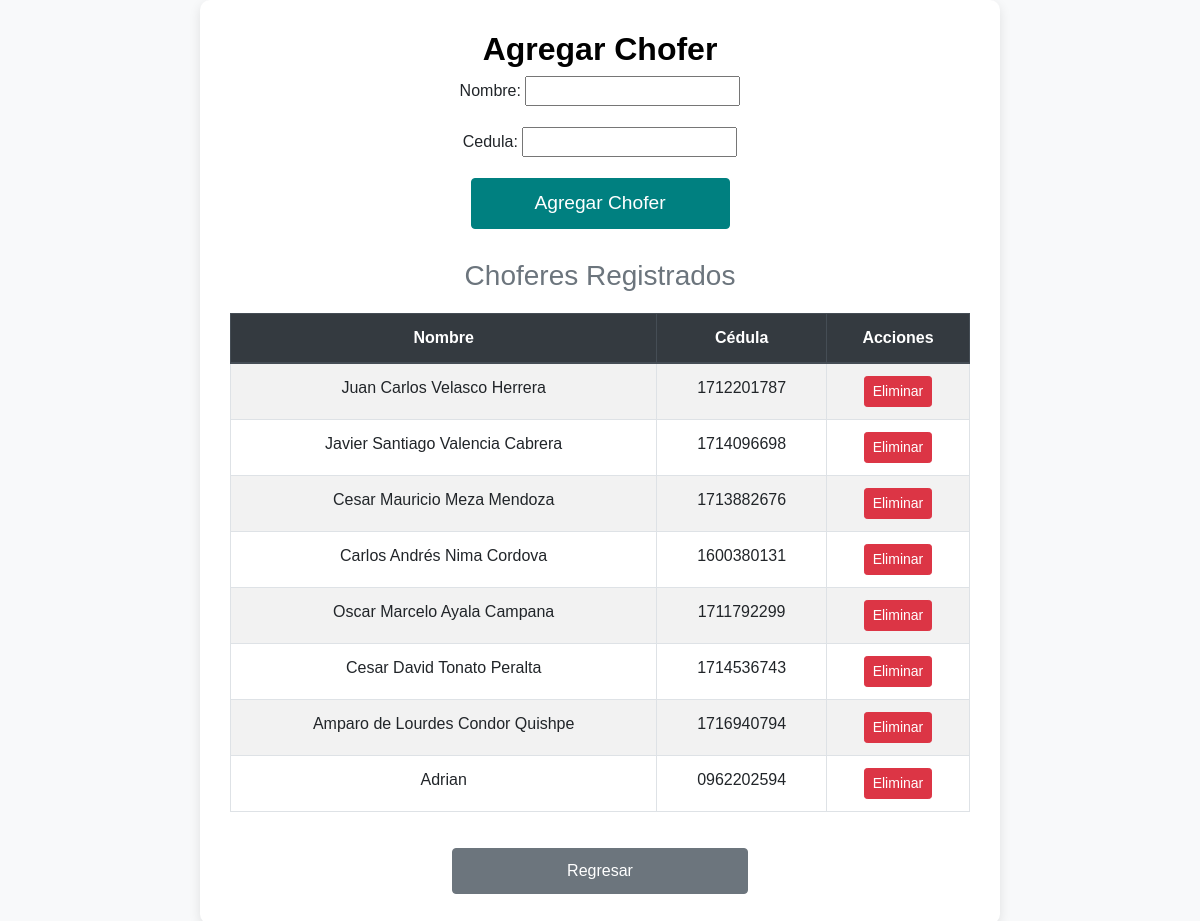
Screenshot of /app/agregar_chofer/ with the database file from the repository.
### app/models.py (models this page shows, shortened)
class Chofer(models.Model):
    nombre = models.CharField(max_length=100)
    cedula = models.CharField(max_length=10, unique=True, null=True)

### app/views.py (the view)
# urls.py: path('agregar_chofer/', views.agregar_chofer_view, name='agregar_chofer'),
def agregar_chofer_view(request):
    if request.method == 'POST':
        form = ChoferForm(request.POST)
        if form.is_valid():
            form.save()
            return redirect('agregar_chofer')
    else:
        form = ChoferForm()
    choferes = Chofer.objects.all()
    return render(request, 'agregar_Chofer.html', {'form': form, 'choferes': choferes})

### app/forms.py
class ChoferForm(forms.ModelForm):
    class Meta:
        model = Chofer
        fields = ['nombre', 'cedula']

### app/templates/agregar_chofer.html (shortened to what this page needs)
<!DOCTYPE html>
<html lang="es">
<head>
    <link rel="stylesheet" href="https://maxcdn.bootstrapcdn.com/bootstrap/4.5.2/css/bootstrap.min.css">
</head>
<body>
    <div class="container">
        <h2>Agregar Chofer</h2>
        <form method="POST">
            {{ form.as_p }}
            <button type="submit" class="btn btn-primary">Agregar Chofer</button>
        </form>
        <h3>Choferes Registrados</h3>
        <table class="table table-bordered table-striped table-hover">
            <thead class="thead-dark">
                <tr>
                    <th>Nombre</th>
                    <th>Cédula</th>
                    <th>Acciones</th>
                </tr>
            </thead>
            <tbody>
                {% for chofer in choferes %}
                <tr>
                    <td>{{ chofer.nombre }}</td>
                    <td>{{ chofer.cedula }}</td>
                    <td>
                        <form action="{% url 'eliminar_chofer' chofer.id %}" method="POST" style="display:inline;">
                            <button type="submit" class="btn btn-danger btn-sm">Eliminar</button>
                        </form>
                    </td>
                </tr>
                {% endfor %}
            </tbody>
        </table>
        <a href="{% url 'registroViajes' %}" class="btn btn-secondary">Regresar</a>
    </div>
</body>
</html>

### app/templates/agregar_chofer.html (style rules this page uses)
body { background-color: #f8f9fa; font-family: Arial, sans-serif; display: flex; justify-content: center; align-items: center; min-height: 100vh; margin: 0; }
.container { background-color: #ffffff; padding: 30px; border-radius: 10px; box-shadow: 0 4px 12px rgba(0, 0, 0, 0.1); max-width: 800px; width: 100%; text-align: center; }
h2 { color: #000; font-weight: bold; text-align: center; }
h3 { margin-top: 30px; color: #6c757d; text-align: center; }
form { margin-bottom: 30px; }
.btn-primary { background-color: #008080; border-color: #008080; width: 35%; padding: 10px; font-size: 1.2em; }
.btn-secondary { margin-top: 20px; padding: 10px 20px; width: 40%; }
table { text-align: center; margin-top: 20px; }
table th, table td { text-align: center; vertical-align: middle; }
.btn-danger { background-color: #dc3545; border-color: #dc3545; }
.table { margin-top: 20px; }

### rows the page displays
Chofer: nombre "Juan Carlos Velasco Herrera", cedula "1712201787"
Chofer: nombre "Javier Santiago Valencia Cabrera", cedula "1714096698"
Chofer: nombre "Cesar Mauricio Meza Mendoza", cedula "1713882676"
Chofer: nombre "Carlos Andrés Nima Cordova", cedula "1600380131"
Chofer: nombre "Oscar Marcelo Ayala Campana", cedula "1711792299"
Chofer: nombre "Cesar David Tonato Peralta", cedula "1714536743"
Chofer: nombre "Amparo de Lourdes Condor Quishpe", cedula "1716940794"
Chofer: nombre "Adrian", cedula "0962202594"
